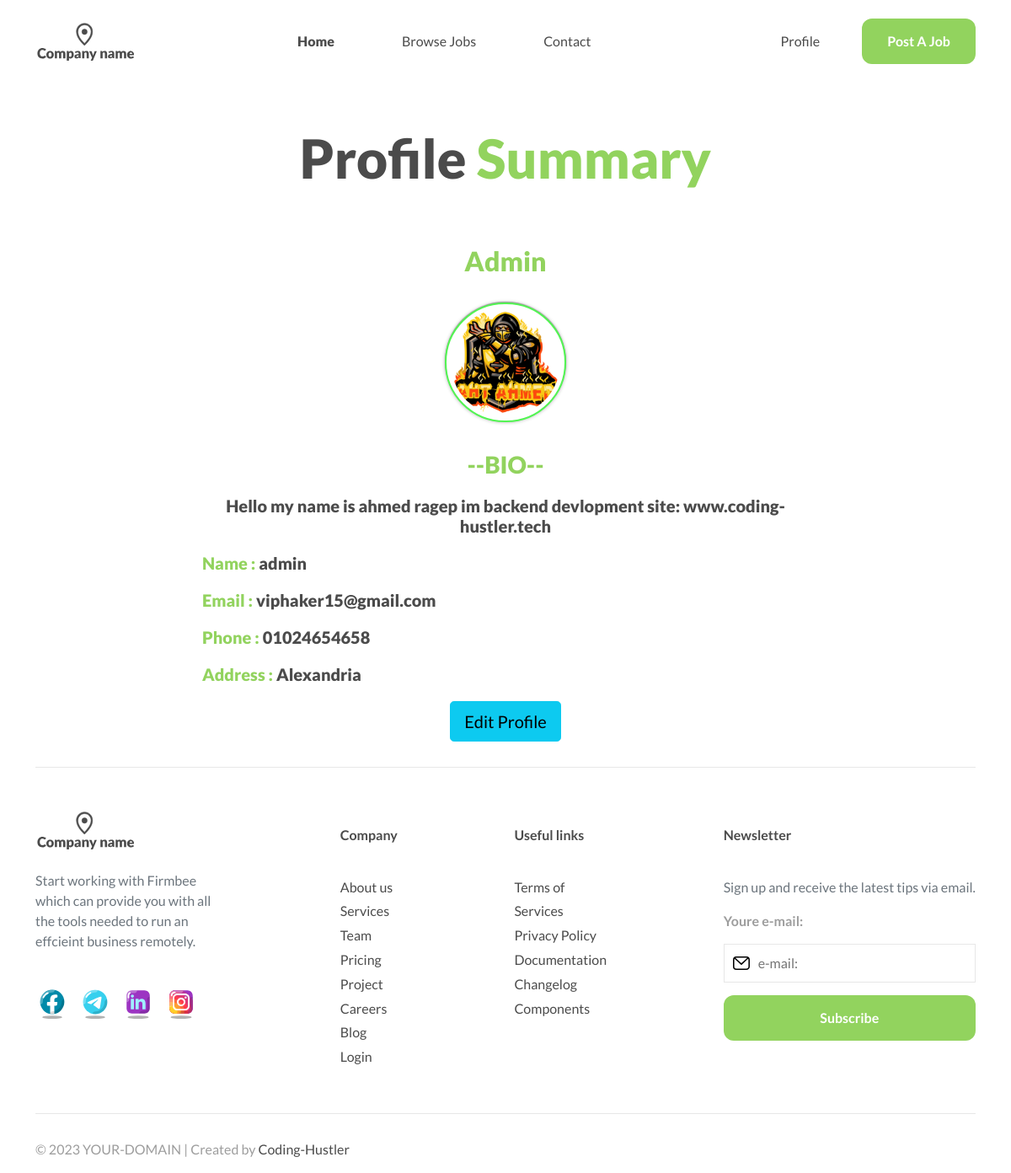
/accounts/profile/ (signed in), run on the app's committed database.
### accounts/models.py (models this page shows)
class Profile(models.Model):
    user = models.OneToOneField(User, on_delete=models.CASCADE)
    bio = models.TextField(max_length=500)
    city = models.ForeignKey("City", related_name='user_city', on_delete=models.CASCADE, null=True, blank=True)
    phone = models.CharField(max_length=50)
    img = models.ImageField(upload_to='profile/')
    class Meta:
        verbose_name = ("Profile")
        verbose_name_plural = ("Profiles")
    def __str__(self):
        return str(self.user)

class City(models.Model):
    name = models.CharField(max_length=50)
    def __str__(self):
        return self.name

### accounts/views.py (the view)
# urls.py: path('profile/', views.profile, name='profile'),
def profile(request):
    profile = Profile.objects.get(user=request.user)
    return render(request, 'accounts/profile.html', {'profile':profile})

### accounts/templates/accounts/profile.html (shortened to what this page needs)
{% extends 'base_generic.html' %}
{% load static %}
{% block content %}
    <main>
        <div class="main">
          <div class="container">
              <div class="col-lg-12 mx-auto">
                <div style="text-align: center;">
                    <h1>Profile <span class="green">Summary</span></h1>
                    <br>
                    <h2><span class="green">{{profile|capfirst}}</span></h2>
                </div>
                <div style="text-align: center;">
                    <div class="img"><img src="{{profile.img.url}}" style="background:#fff;
                        border:2px solid;
                        border-color: rgb(82, 245, 82);
                        font-weight:lighter;
                        padding:5px;
                        border-radius:100px;
                        box-shadow:0 0px 4px rgba(0,0,0,.3),0 -1px 1px rgba(0,0,0,.3);
                        display:inline-block;
                        height:20%;
                        overflow:hidden;
                        margin:10px 0;
                        width:20%;
                        text-align:center">
                    </div>
                </div>
                <br>
                  <div style="text-align: center;">
                    <h3><span class="green" >--BIO--</span></h3>
                    <h5> {{profile.bio|capfirst}}</h5>
                  </div>
                  <div>
                    <h5><span class="green"> Name : </span> {{profile}}</h5>
                    <h5><span class="green">Email : </span> {{profile.user.email}}</h5>
                    <h5><span class="green">Phone : </span> {{profile.phone}}</h5>
                    <h5><span class="green">Address : </span> {{profile.city}}</h5>
                  </div>
                  <div style="text-align: center;">
                    <a href="{% url 'accounts:profile_edit' %}"><button type="button" class="btn btn-info btn-lg">Edit Profile</button></a>
                  </div>
              </div>
          </div>
        </div>
    </main>
    {% endblock content %}

### static/css/main.css (style rules this page uses)
*, *::after, *::before { -webkit-box-sizing: border-box; box-sizing: border-box; margin: 0; padding: 0; }
html { scroll-padding-top: 120px; }
body { font-family: 'Lato', sans-serif; color: #9d9d9d; }
a { text-decoration: none; color: #4b4b4b; }
h1, h2, h3, h4, h5, h6 { color: #4b4b4b; font-weight: 900; }
h2, h3, h4, h5, h6 { margin-bottom: 20px; }
h1 { font-size: 2.2em; margin-bottom: 40px; }
.green { color: #92d35e; }
.main { margin-top: 150px; }
@media (min-width: 768px) { h1 { font-size: 3em; } }
@media (min-width: 992px) { h1 { font-size: 4em; } }

### data on the page
Profile: user.username "Admin", img (picture), bio "Hello my name is ahmed ragep im backend devlopment site: www.coding-hustler.tech", user.username "admin", user.email "viphaker15@gmail.com", phone "01024654658", city "Alexandria"
